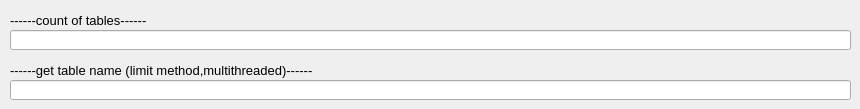
       <widget class="QWidget" name="tab_14">
        <attribute name="title">
         <string>tables</string>
        </attribute>
        <widget class="QLabel" name="label_53">
         <property name="geometry">
          <rect>
           <x>10</x>
           <y>60</y>
           <width>391</width>
           <height>20</height>
          </rect>
         </property>
         <property name="font">
          <font>
           <pointsize>10</pointsize>
          </font>
         </property>
         <property name="text">
          <string>------get table name (limit method,multithreaded)------</string>
         </property>
        </widget>
        <widget class="QLineEdit" name="q_my_get_tbl_name2">
         <property name="geometry">
          <rect>
           <x>10</x>
           <y>80</y>
           <width>841</width>
           <height>20</height>
          </rect>
         </property>
         <property name="font">
          <font>
           <pointsize>9</pointsize>
          </font>
         </property>
         <property name="text">
          <string/>
         </property>
        </widget>
        <widget class="QLineEdit" name="q_my_tbls_count">
         <property name="geometry">
          <rect>
           <x>10</x>
           <y>30</y>
           <width>841</width>
           <height>20</height>
          </rect>
         </property>
         <property name="font">
          <font>
           <pointsize>9</pointsize>
          </font>
         </property>
         <property name="text">
          <string/>
         </property>
        </widget>
        <widget class="QLabel" name="label_54">
         <property name="geometry">
          <rect>
           <x>10</x>
           <y>10</y>
           <width>171</width>
           <height>20</height>
          </rect>
         </property>
         <property name="font">
          <font>
           <pointsize>10</pointsize>
          </font>
         </property>
         <property name="text">
          <string>------count of tables------</string>
         </property>
        </widget>
       </widget>
